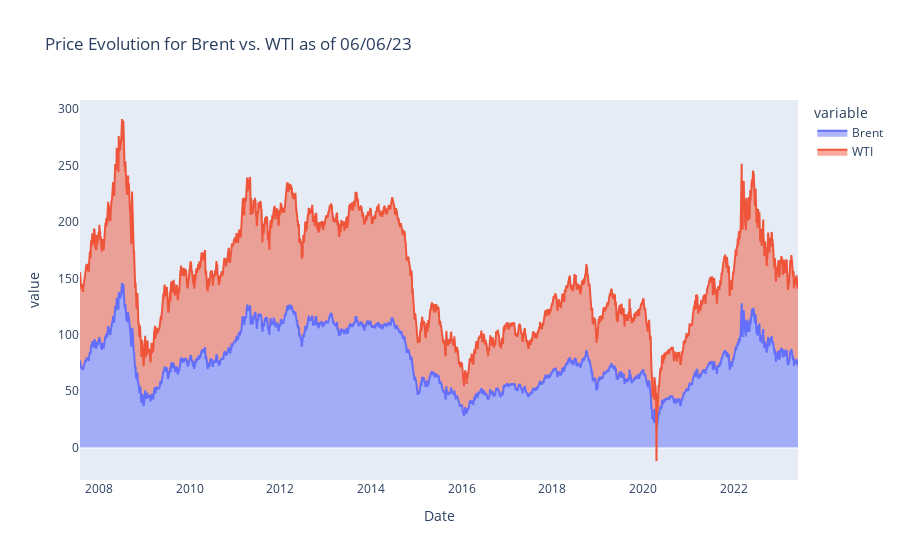

Source (notebook cell):
### Markdown cell above
## Strategy Presentation

We will implement a Long/Short investment strategy from a purely quantitative perspective. 

Long Short equity is an investing strategy taking long positions in stocks that are expected to appreciate and short positions in stocks that are expected to decline. 

## Cointegration: Introduction

- <u>Definition:</u> Cointegration __defines a strong relationship between two time series__. We will say that two variables are cointegrated if __they increase or decrease synchronously and steadily over time.__

- Stationarity: Statistical properties of a time series do not change over time (mean and variance are constant). 

- Order of integration: Summary statistic used to describe a time series. Specifically, it tells you __the minimum number of differences needed to get a stationary series. 

- An $I(1)$ series is differenced once to be stationary. 

__Price rate and yield data are $I(1)$ series, while returns can be assumed as stationary.__

Therefore, the behaviour of stationary series is predictable up to a certain point. 

But is the returns that are stationary, not the prices. However, __perhaps we can use stationarity with two assets instead of just one, and this is where the definition of cointegration comes into play.__

## Cointegration: Definition

$x_t$ and $y_t$ are cointegrated if $x_t$ and $y_t$ are $I(1)$ series and $\exists \beta$ such that: 

$$z_t = x_t - \beta y_t \text{ is an } I(0) \text{ series}$$

__Cointegration allows us to build a stationary series from two integrated series of order $1$ (as asset prices)__. 

As $z_t$ is stationary, the mean of the spread is not sensitive to the passage of time, therefore __one asset cannot be excessively overpriced for a long period of time wrt the other one__. 

Litterature advices to perform cointegration analysis in log prices instead of absolute prices (preferable in terms of interpretation).

Therefore we will bet on the stationary nature of 

$$log(y_t) - \beta log(x_t)$$

<u>Strategy:</u>

- If this difference is underpriced we will go long $y$ and short $x$

- Conversely if the difference is overpriced wrt historical mean. 

As with all hypothesis in statistics this must be tested, for cointegration we will use __the augmented Engle-Granger two step cointegration test.__

## How to test cointegration?

Step 1: Estimate the long-run equilibrium equation. 

To test this we will test if the error term in the linear regression

$$y_t = \mu + \beta x_t + \epsilon_t$$

Is stationary or not. 

To test this we will perform an __Augmented Dickey-Fuller test__

Step 2: Estimate the error correction model

Here we will estimate if, in the following equation

$$\Delta y_t = \phi_0 + \phi_1\Delta y_{t-1} + \theta_1\Delta x_{t-1} + \alpha (y_{t-1} - \hat{\delta}_0 - \hat{\delta}_1x_{t-1}) + \epsilon_t$$

If the coefficient $\alpha$ is negative. This means that whenever the deviation from equilibrium os negative, then $\alpha$ will bring it back. 

## Visualization

In order to put in practice what have been explained above, we are going to study two time series known for their joint evolution. These are WTI Crude Oil and Brent Crude Oil.

### Code cell
cf.set_config_file(theme='white',offline=True)
df = pd.DataFrame(columns = ["Brent", "WTI"])
df["Brent"]= yf.download("BZ=F")["Close"]
df["WTI"]= yf.download("CL=F")["Close"]

fig = fig = px.area(
    df, 
    title = "Price Evolution for Brent vs. WTI as of 06/06/23")


fig.update_xaxes(showgrid=False)
fig.update_yaxes(showgrid=False)

### Figure 1 — Plotly figure (JSON) as saved in the notebook; plotly's stock layout.template omitted (floating-point values rounded to 4 significant figures; data arrays with more than 128 entries replaced by an {"elided": "..."} marker saying what was removed)
{"data": [{"fillpattern": {"shape": ""}, "hovertemplate": "variable=Brent<br>Date=%{x}<br>value=%{y}<extra></extra>", "legendgroup": "Brent", "line": {"color": "#636efa"}, "marker": {"symbol": "circle"}, "mode": "lines", "name": "Brent", "orientation": "v", "showlegend": true, "stackgroup": "1", "type": "scatter", "x": {"elided": "3934 str values"}, "xaxis": "x", "y": {"elided": "3934 float values"}, "yaxis": "y"}, {"fillpattern": {"shape": ""}, "hovertemplate": "variable=WTI<br>Date=%{x}<br>value=%{y}<extra></extra>", "legendgroup": "WTI", "line": {"color": "#EF553B"}, "marker": {"symbol": "circle"}, "mode": "lines", "name": "WTI", "orientation": "v", "showlegend": true, "stackgroup": "1", "type": "scatter", "x": {"elided": "3934 str values"}, "xaxis": "x", "y": {"elided": "3934 float values"}, "yaxis": "y"}], "layout": {"autosize": true, "legend": {"title": {"text": "variable"}, "tracegroupgap": 0}, "title": {"text": "Price Evolution for Brent vs. WTI as of 06/06/23"}, "xaxis": {"anchor": "y", "autorange": true, "domain": [0, 1], "range": ["2007-07-30", "2023-06-05"], "showgrid": false, "title": {"text": "Date"}, "type": "date"}, "yaxis": {"anchor": "x", "autorange": true, "domain": [0, 1], "range": [-28.92, 308.2], "showgrid": false, "title": {"text": "value"}, "type": "linear"}}}
